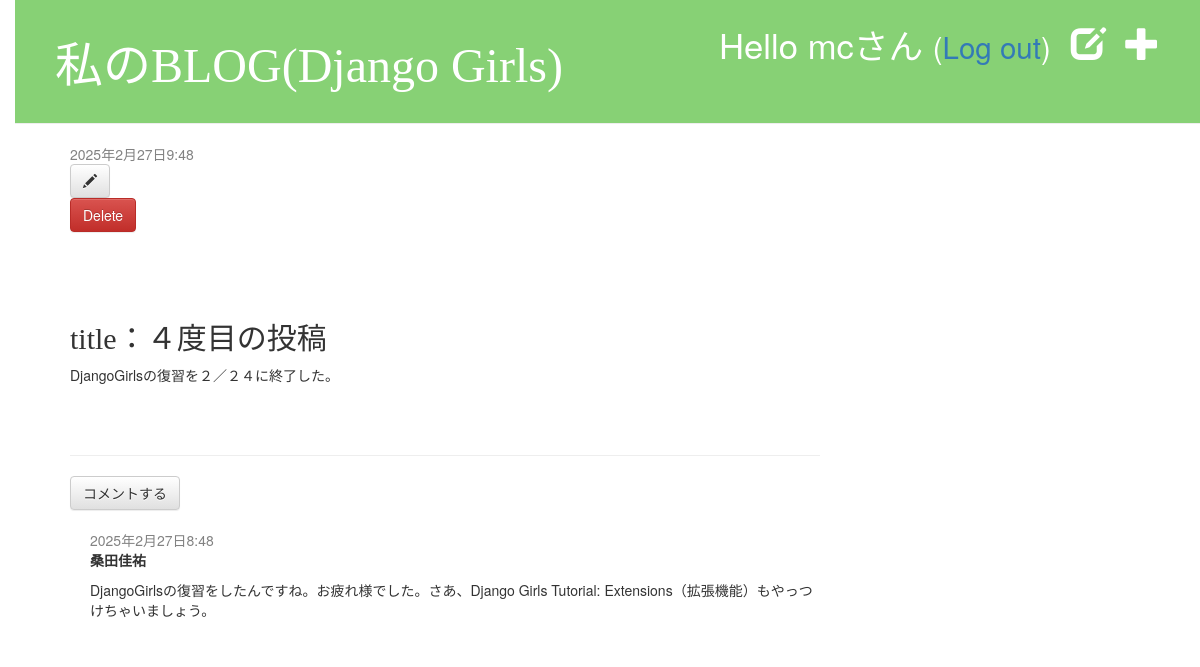
The app's page /post/4/ (signed in) with its own data.
### blog/models.py (models this page shows, shortened)
class Post(models.Model):
    author = models.ForeignKey(settings.AUTH_USER_MODEL, on_delete=models.CASCADE)
    title = models.CharField(max_length=200)
    text = models.TextField()
    created_date = models.DateTimeField(default=timezone.now)
    published_date = models.DateTimeField(blank=True, null=True)

class Comment(models.Model):
    post = models.ForeignKey('blog.Post', on_delete=models.CASCADE, related_name='comments')
    author = models.CharField(max_length=200)
    text = models.TextField()
    created_date = models.DateTimeField(default=timezone.now)
    approved_comment = models.BooleanField(default=False)

### blog/views.py (the view)
# urls.py: path('post/<int:pk>/', views.post_detail, name='post_detail'),
def post_detail(request, pk):
    post = get_object_or_404(Post, pk=pk)
    return render(request, 'blog/post_detail.html', {'post': post})

### blog/templates/blog/post_detail.html (shortened to what this page needs)
{% extends 'blog/base.html' %}
{% block content %}
    <div class="post">
        {% if post.published_date %}
            <div class="date">
                {{ post.published_date }}
            </div>
        {% else %}
            <form method="POST" action="{% url 'post_publish' pk=post.pk %}" class="post-form">{% csrf_token %}
                <button type="submit" class="post btn btn-secondary" name="publish">投稿する</button>
            </form>
        {% endif %}
        {% if user.is_authenticated %}
            <a class="btn btn-default" href="{% url 'post_edit' pk=post.pk %}"><span class="glyphicon glyphicon-pencil"></span></a>
            <form method="POST" action="{% url 'post_remove' pk=post.pk %}" class="post-form">{% csrf_token %}
                <button type="submit" class="post btn btn-danger" name="delete">
                Delete
                </button>
            </form>
        {% endif %}
        <h2>title：{{ post.title}}</h2>
        <p>{{ post.text | linebreaksbr}}</p>
    </div>
    <hr>
    <a class="btn btn-default" href="{% url 'add_comment_to_post' pk=post.pk %}">コメントする</a>
    {% for comment in post.comments.all %}
        {% if user.is_authenticated or comment.approved_comment %}
            <div class="comment">
                <div class="date">
                    {{ comment.created_date }}
                </div>
                <strong>{{ comment.author }}</strong>
                <p>{{ comment.text|linebreaks }}</p>
            </div>
        {% endif %}
    {% empty %}
        <p>まだコメントはありません。</p>
    {% endfor %}
{% endblock%}

### blog/templates/blog/base.html (shortened to what this page needs)
{% load static %}
<!DOCTYPE html>
<html lang="ja">
    <head>
        <link rel="stylesheet" href="//maxcdn.bootstrapcdn.com/bootstrap/3.2.0/css/bootstrap.min.css">
        <link rel="stylesheet" href="//maxcdn.bootstrapcdn.com/bootstrap/3.2.0/css/bootstrap-theme.min.css">
        <link rel="stylesheet" href="{% static 'css/blog.css' %}">
    </head>
    <body>
        <div class="page-header">
            {% if user.is_authenticated %}
                <a href="{% url 'post_new' %}" class="top-menu"><span class="glyphicon glyphicon-plus"></span></a>
                <a href="{% url 'post_draft_list' %}" class="top-menu"><span class="glyphicon glyphicon-edit"></span></a>
                <p class="top-menu">Hello {{ user.username }}さん <small>(<a href="{% url 'logout' %}">Log out</a>)</small></p>
            {% else %}
                <a href="{% url 'login' %}" class="top-menu"><span class="glyphicon glyphicon-lock"></span></a>
            {% endif %}
            <h1><a href="/">私のBLOG(Django Girls)</a></h1>
        </div>
        <div class="content container">
            <div class="row">
                <div class="col-md-8">
                {% block content %}
                {% endblock %}
                </div>
            </div>
        </div>
    <body>
</html>

### blog/static/css/blog.css (style rules this page uses)
h1 a, h2 a { color: #87d175; font-family: 'メイリオ'; }
body { padding-left: 15px; }
.page-header { background-color: #87d175; margin-top: 0; padding: 20px 20px 20px 40px; }
.page-header h1, .page-header h1 a, .page-header h1 a:visited, .page-header h1 a:active { color: #ffffff; font-size: 36pt; text-decoration: none; }
.content { margin-left: 40px; }
h1, h2, h3, h4 { font-family: 'メイリオ'; }
.date { color: #828282; }
.top-menu, .top-menu:hover, .top-menu:visited { color: #ffffff; float: right; font-size: 26pt; margin-right: 20px; }
.post { margin-bottom: 70px; }
.comment { margin: 20px 0px 20px 20px; }

### records on screen
Post: published_date "2025年2月27日9:48", title "４度目の投稿", text "DjangoGirlsの復習を２／２４に終了した。"
Comment: created_date "2025年2月27日8:48", author "桑田佳祐", text "DjangoGirlsの復習をしたんですね。お疲れ様でした。さあ、Django Girls Tutorial: Extensions（拡張機能）もやっつけちゃいましょう。"

### other values on screen
{{ user.username }} "mc"
